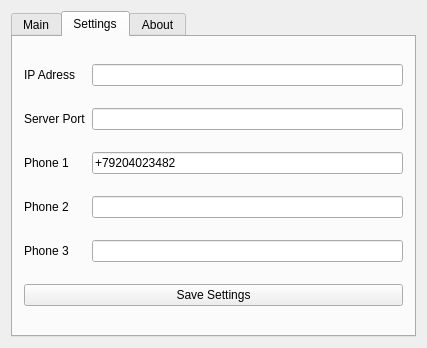
<?xml version="1.0" encoding="UTF-8"?>
<ui version="4.0">
 <class>MainWindow</class>
 <widget class="QMainWindow" name="MainWindow">
  <property name="geometry">
   <rect>
    <x>0</x>
    <y>0</y>
    <width>427</width>
    <height>348</height>
   </rect>
  </property>
  <property name="sizePolicy">
   <sizepolicy hsizetype="Maximum" vsizetype="Maximum">
    <horstretch>0</horstretch>
    <verstretch>0</verstretch>
   </sizepolicy>
  </property>
  <property name="windowTitle">
   <string>MainWindow</string>
  </property>
  <property name="layoutDirection">
   <enum>Qt::LeftToRight</enum>
  </property>
  <property name="autoFillBackground">
   <bool>false</bool>
  </property>
  <widget class="QWidget" name="centralWidget">
   <property name="sizePolicy">
    <sizepolicy hsizetype="Maximum" vsizetype="Maximum">
     <horstretch>0</horstretch>
     <verstretch>0</verstretch>
    </sizepolicy>
   </property>
   <property name="minimumSize">
    <size>
     <width>0</width>
     <height>0</height>
    </size>
   </property>
   <property name="maximumSize">
    <size>
     <width>16777215</width>
     <height>16777215</height>
    </size>
   </property>
   <layout class="QVBoxLayout" name="verticalLayout_3">
    <item>
     <layout class="QHBoxLayout" name="horizontalLayout">
      <item>
       <widget class="QTabWidget" name="tabWidget">
        <property name="sizePolicy">
         <sizepolicy hsizetype="Expanding" vsizetype="Expanding">
          <horstretch>0</horstretch>
          <verstretch>0</verstretch>
         </sizepolicy>
        </property>
        <property name="autoFillBackground">
         <bool>false</bool>
        </property>
        <property name="currentIndex">
         <number>1</number>
        </property>
        <property name="elideMode">
         <enum>Qt::ElideLeft</enum>
        </property>
        <property name="documentMode">
         <bool>false</bool>
        </property>
        <widget class="QWidget" name="tab">
         <property name="sizePolicy">
          <sizepolicy hsizetype="Expanding" vsizetype="Expanding">
           <horstretch>0</horstretch>
           <verstretch>0</verstretch>
          </sizepolicy>
         </property>
         <attribute name="title">
          <string>Main</string>
         </attribute>
         <layout class="QVBoxLayout" name="verticalLayout_4">
          <item>
           <layout class="QVBoxLayout" name="verticalLayout_2">
            <property name="sizeConstraint">
             <enum>QLayout::SetMinAndMaxSize</enum>
            </property>
            <item>
             <widget class="QPushButton" name="pushButton">
              <property name="sizePolicy">
               <sizepolicy hsizetype="Expanding" vsizetype="Expanding">
                <horstretch>0</horstretch>
                <verstretch>0</verstretch>
               </sizepolicy>
              </property>
              <property name="text">
               <string>Fire</string>
              </property>
             </widget>
            </item>
            <item>
             <widget class="QPushButton" name="pushButton_2">
              <property name="sizePolicy">
               <sizepolicy hsizetype="Expanding" vsizetype="Expanding">
                <horstretch>0</horstretch>
                <verstretch>0</verstretch>
               </sizepolicy>
              </property>
              <property name="text">
               <string>Health</string>
              </property>
             </widget>
            </item>
            <item>
             <widget class="QPushButton" name="pushButton_3">
              <property name="sizePolicy">
               <sizepolicy hsizetype="Expanding" vsizetype="Expanding">
                <horstretch>0</horstretch>
                <verstretch>0</verstretch>
               </sizepolicy>
              </property>
              <property name="text">
               <string>Breakin</string>
              </property>
             </widget>
            </item>
           </layout>
          </item>
         </layout>
         <zorder>verticalLayoutWidget</zorder>
         <zorder>verticalLayoutWidget_2</zorder>
        </widget>
        <widget class="QWidget" name="tab_2">
         <attribute name="title">
          <string>Settings</string>
         </attribute>
         <layout class="QGridLayout" name="gridLayout">
          <item row="0" column="0">
           <widget class="QLabel" name="label">
            <property name="text">
             <string>IP Adress</string>
            </property>
            <property name="textFormat">
             <enum>Qt::PlainText</enum>
            </property>
           </widget>
          </item>
          <item row="0" column="1">
           <widget class="QLineEdit" name="lineEdit">
            <property name="text">
             <string/>
            </property>
            <property name="maxLength">
             <number>15</number>
            </property>
           </widget>
          </item>
          <item row="1" column="0">
           <widget class="QLabel" name="label_2">
            <property name="text">
             <string>Server Port</string>
            </property>
           </widget>
          </item>
          <item row="1" column="1">
           <widget class="QLineEdit" name="lineEdit_2">
            <property name="text">
             <string/>
            </property>
           </widget>
          </item>
          <item row="2" column="0">
           <widget class="QLabel" name="label_3">
            <property name="text">
             <string>Phone 1</string>
            </property>
           </widget>
          </item>
          <item row="2" column="1">
           <widget class="QLineEdit" name="lineEdit_3">
            <property name="text">
             <string>+79204023482</string>
            </property>
            <property name="readOnly">
             <bool>true</bool>
            </property>
           </widget>
          </item>
          <item row="3" column="0">
           <widget class="QLabel" name="label_4">
            <property name="text">
             <string>Phone 2</string>
            </property>
           </widget>
          </item>
          <item row="3" column="1">
           <widget class="QLineEdit" name="lineEdit_4"/>
          </item>
          <item row="4" column="0">
           <widget class="QLabel" name="label_5">
            <property name="text">
             <string>Phone 3</string>
            </property>
           </widget>
          </item>
          <item row="4" column="1">
           <widget class="QLineEdit" name="lineEdit_5"/>
          </item>
          <item row="5" column="0" colspan="2">
           <widget class="QPushButton" name="pushButton_4">
            <property name="text">
             <string>Save Settings</string>
            </property>
           </widget>
          </item>
         </layout>
        </widget>
        <widget class="QWidget" name="tab_3">
         <attribute name="title">
          <string>About</string>
         </attribute>
        </widget>
       </widget>
      </item>
     </layout>
    </item>
   </layout>
  </widget>
 </widget>
 <layoutdefault spacing="6" margin="11"/>
 <resources/>
 <connections/>
</ui>
